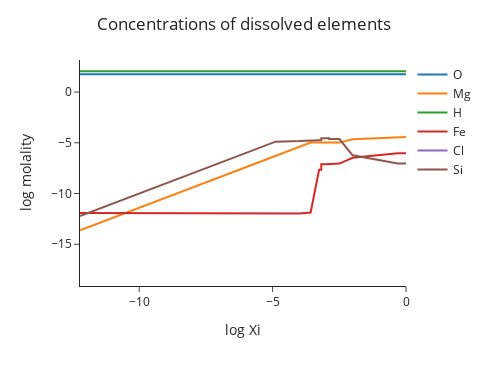

The notebook cell saved with this chart:
### Markdown cell above
Plot concentrations of dissolved elements as a function of reaction progress (Xi)

### Code cell
m.plot_elements(log=True)

### Figure 1 — Plotly figure (JSON) as saved in the notebook; plotly's stock layout.template omitted (floating-point values rounded to 4 significant figures)
{"data": [{"hovertemplate": "variable=O<br>log Xi=%{x}<br>log molality=%{y}<extra></extra>", "legendgroup": "O", "line": {"color": "#1F77B4", "dash": "solid"}, "marker": {"symbol": "circle"}, "mode": "lines", "name": "O", "orientation": "v", "showlegend": true, "type": "scatter", "x": [-Infinity, -12.22, -8.0, -7.0, -6.0, -5.0, -4.888, -4.0, -3.574, -3.258, -3.177, -3.175, -3.0, -2.884, -2.883, -2.497, -2.0, -1.0, -0.305, 0.0], "xaxis": "x", "y": [1.744, 1.744, 1.744, 1.744, 1.744, 1.744, 1.744, 1.744, 1.744, 1.744, 1.744, 1.744, 1.744, 1.744, 1.744, 1.744, 1.744, 1.744, 1.744, 1.744], "yaxis": "y"}, {"hovertemplate": "variable=Mg<br>log Xi=%{x}<br>log molality=%{y}<extra></extra>", "legendgroup": "Mg", "line": {"color": "#FF7F0E", "dash": "solid"}, "marker": {"symbol": "circle"}, "mode": "lines", "name": "Mg", "orientation": "v", "showlegend": true, "type": "scatter", "x": [-Infinity, -12.22, -8.0, -7.0, -6.0, -5.0, -4.888, -4.0, -3.574, -3.258, -3.177, -3.175, -3.0, -2.884, -2.883, -2.497, -2.0, -1.0, -0.305, 0.0], "xaxis": "x", "y": [-18.0, -13.62, -9.398, -8.398, -7.398, -6.398, -6.286, -5.398, -4.972, -4.973, -4.973, -4.983, -4.983, -4.983, -4.981, -4.981, -4.656, -4.519, -4.433, -4.433], "yaxis": "y"}, {"hovertemplate": "variable=H<br>log Xi=%{x}<br>log molality=%{y}<extra></extra>", "legendgroup": "H", "line": {"color": "#2CA02C", "dash": "solid"}, "marker": {"symbol": "circle"}, "mode": "lines", "name": "H", "orientation": "v", "showlegend": true, "type": "scatter", "x": [-Infinity, -12.22, -8.0, -7.0, -6.0, -5.0, -4.888, -4.0, -3.574, -3.258, -3.177, -3.175, -3.0, -2.884, -2.883, -2.497, -2.0, -1.0, -0.305, 0.0], "xaxis": "x", "y": [2.045, 2.045, 2.045, 2.045, 2.045, 2.045, 2.045, 2.045, 2.045, 2.045, 2.045, 2.045, 2.045, 2.045, 2.045, 2.045, 2.045, 2.046, 2.046, 2.046], "yaxis": "y"}, {"hovertemplate": "variable=Fe<br>log Xi=%{x}<br>log molality=%{y}<extra></extra>", "legendgroup": "Fe", "line": {"color": "#D62728", "dash": "solid"}, "marker": {"symbol": "circle"}, "mode": "lines", "name": "Fe", "orientation": "v", "showlegend": true, "type": "scatter", "x": [-Infinity, -12.22, -8.0, -7.0, -6.0, -5.0, -4.888, -4.0, -3.574, -3.258, -3.177, -3.175, -3.0, -2.884, -2.883, -2.497, -2.0, -1.0, -0.305, 0.0], "xaxis": "x", "y": [-18.0, -11.93, -11.93, -11.93, -11.95, -12.0, -12.0, -11.96, -11.88, -7.654, -7.651, -7.12, -7.12, -7.12, -7.049, -7.049, -6.481, -6.21, -6.022, -6.022], "yaxis": "y"}, {"hovertemplate": "variable=Cl<br>log Xi=%{x}<br>log molality=%{y}<extra></extra>", "legendgroup": "Cl", "line": {"color": "#9467BD", "dash": "solid"}, "marker": {"symbol": "circle"}, "mode": "lines", "name": "Cl", "orientation": "v", "showlegend": true, "type": "scatter", "x": [-Infinity, -12.22, -8.0, -7.0, -6.0, -5.0, -4.888, -4.0, -3.574, -3.258, -3.177, -3.175, -3.0, -2.884, -2.883, -2.497, -2.0, -1.0, -0.305, 0.0], "xaxis": "x", "y": [NaN, NaN, NaN, NaN, NaN, NaN, NaN, NaN, NaN, NaN, NaN, NaN, NaN, NaN, NaN, NaN, NaN, NaN, NaN, NaN], "yaxis": "y"}, {"hovertemplate": "variable=Si<br>log Xi=%{x}<br>log molality=%{y}<extra></extra>", "legendgroup": "Si", "line": {"color": "#8C564B", "dash": "solid"}, "marker": {"symbol": "circle"}, "mode": "lines", "name": "Si", "orientation": "v", "showlegend": true, "type": "scatter", "x": [-Infinity, -12.22, -8.0, -7.0, -6.0, -5.0, -4.888, -4.0, -3.574, -3.258, -3.177, -3.175, -3.0, -2.884, -2.883, -2.497, -2.0, -1.0, -0.305, 0.0], "xaxis": "x", "y": [-18.0, -12.22, -8.0, -7.0, -6.0, -5.0, -4.889, -4.835, -4.747, -4.747, -4.746, -4.554, -4.554, -4.554, -4.636, -4.636, -6.236, -6.736, -7.037, -7.037], "yaxis": "y"}], "layout": {"height": 366, "legend": {"title": {}, "tracegroupgap": 0}, "margin": {"t": 60}, "showlegend": true, "title": {"text": "Concentrations of dissolved elements", "x": 0.5, "xanchor": "center"}, "width": 488, "xaxis": {"anchor": "y", "autorange": true, "domain": [0, 1], "range": [-12.22, 0], "title": {"text": "log Xi"}, "type": "linear"}, "yaxis": {"anchor": "x", "autorange": true, "domain": [0, 1], "exponentformat": "power", "range": [-19.11, 3.16], "showexponent": "all", "title": {"text": "log molality"}, "type": "linear"}}}
